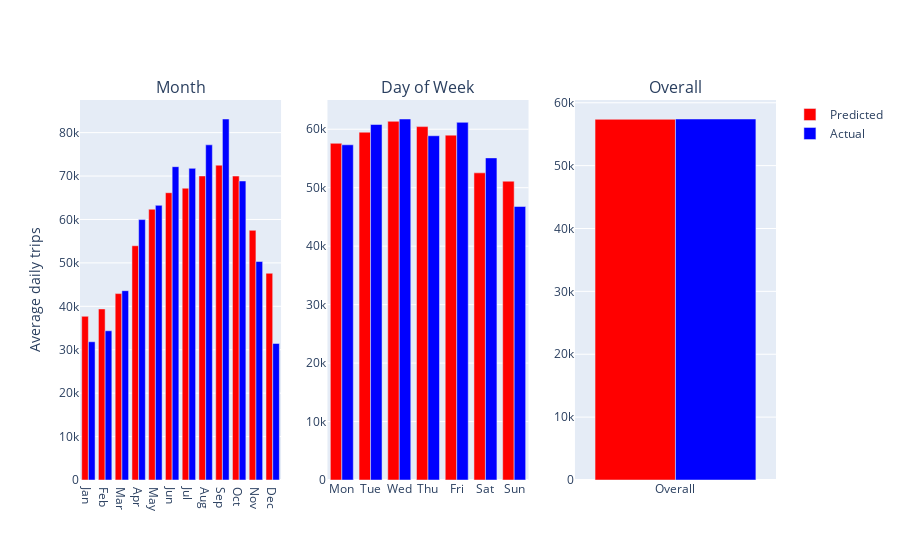

Write notebook code for a chart like this one.
### Code cell
plot_dow_month(df_test, y_test)

### Figure 1 — Plotly figure (JSON) as saved in the notebook; plotly's stock layout.template omitted (floating-point values rounded to 4 significant figures)
{"data": [{"marker": {"color": "red"}, "name": "Predicted", "type": "bar", "x": ["Jan", "Feb", "Mar", "Apr", "May", "Jun", "Jul", "Aug", "Sep", "Oct", "Nov", "Dec"], "xaxis": "x", "y": [37700.0, 39390.0, 42930.0, 53950.0, 62360.0, 66160.0, 67200.0, 70020.0, 72500.0, 70000.0, 57500.0, 47610.0], "yaxis": "y"}, {"marker": {"color": "red"}, "name": "Predicted", "showlegend": false, "type": "bar", "x": ["Mon", "Tue", "Wed", "Thu", "Fri", "Sat", "Sun"], "xaxis": "x2", "y": [57590.0, 59490.0, 61350.0, 60450.0, 58990.0, 52540.0, 51110.0], "yaxis": "y2"}, {"marker": {"color": "red"}, "name": "Predicted", "showlegend": false, "type": "bar", "x": ["Overall"], "xaxis": "x3", "y": [57370.0], "yaxis": "y3"}, {"marker": {"color": "blue"}, "name": "Actual", "type": "bar", "x": ["Jan", "Feb", "Mar", "Apr", "May", "Jun", "Jul", "Aug", "Sep", "Oct", "Nov", "Dec"], "xaxis": "x", "y": [31840.0, 34370.0, 43600.0, 59970.0, 63250.0, 72160, 71770.0, 77190.0, 83140.0, 68870.0, 50320.0, 31450.0], "yaxis": "y"}, {"marker": {"color": "blue"}, "name": "Actual", "showlegend": false, "type": "bar", "x": ["Mon", "Tue", "Wed", "Thu", "Fri", "Sat", "Sun"], "xaxis": "x2", "y": [57340.0, 60810.0, 61750.0, 58880.0, 61180.0, 55100.0, 46780.0], "yaxis": "y2"}, {"marker": {"color": "blue"}, "name": "Actual", "showlegend": false, "type": "bar", "x": ["Overall"], "xaxis": "x3", "y": [57420.0], "yaxis": "y3"}], "layout": {"annotations": [{"font": {"size": 16}, "showarrow": false, "text": "Month", "x": 0.1444, "xanchor": "center", "xref": "paper", "y": 1, "yanchor": "bottom", "yref": "paper"}, {"font": {"size": 16}, "showarrow": false, "text": "Day of Week", "x": 0.5, "xanchor": "center", "xref": "paper", "y": 1, "yanchor": "bottom", "yref": "paper"}, {"font": {"size": 16}, "showarrow": false, "text": "Overall", "x": 0.8556, "xanchor": "center", "xref": "paper", "y": 1, "yanchor": "bottom", "yref": "paper"}], "barmode": "group", "xaxis": {"anchor": "y", "domain": [0, 0.2889]}, "xaxis2": {"anchor": "y2", "domain": [0.3556, 0.6444]}, "xaxis3": {"anchor": "y3", "domain": [0.7111, 1]}, "yaxis": {"anchor": "x", "domain": [0, 1], "title": {"text": "Average daily trips"}}, "yaxis2": {"anchor": "x2", "domain": [0, 1]}, "yaxis3": {"anchor": "x3", "domain": [0, 1]}}}
